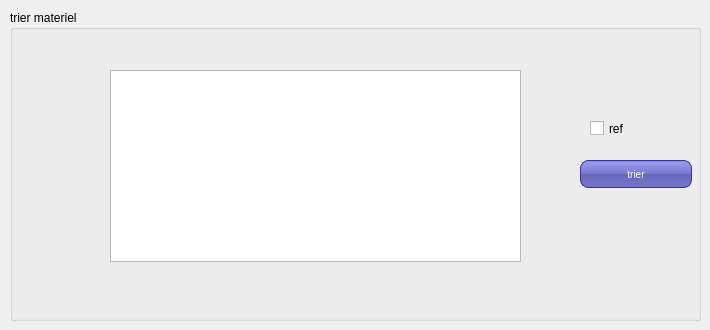
      <widget class="QWidget" name="tab_14">
       <attribute name="title">
        <string>trier materiel</string>
       </attribute>
       <widget class="QGroupBox" name="groupBox_12">
        <property name="geometry">
         <rect>
          <x>10</x>
          <y>10</y>
          <width>691</width>
          <height>311</height>
         </rect>
        </property>
        <property name="title">
         <string>trier materiel</string>
        </property>
        <widget class="QTableView" name="tabmatrieltrier">
         <property name="geometry">
          <rect>
           <x>100</x>
           <y>60</y>
           <width>411</width>
           <height>192</height>
          </rect>
         </property>
        </widget>
        <widget class="QPushButton" name="pushButton_10">
         <property name="geometry">
          <rect>
           <x>570</x>
           <y>150</y>
           <width>112</width>
           <height>28</height>
          </rect>
         </property>
         <property name="styleSheet">
          <string notr="true">QPushButton {
color: white;
background-color: QLinearGradient( x1: 0, y1: 0, x2: 0, y2: 1, stop: 0 #88d, stop: 0.1 #99e, stop: 0.49 #77c, stop: 0.5 #66b, stop: 1 #77c);
border-width: 1px;
border-color: #339;
border-style: solid;
border-radius: 8;
padding: 3px;
font-size: 10px;
padding-left: 5px;
padding-right: 5px;
min-width: 100px;
max-width: 100px;
min-height: 20px;
max-height: 20px;
}</string>
         </property>
         <property name="text">
          <string>trier</string>
         </property>
        </widget>
        <widget class="QCheckBox" name="ref">
         <property name="geometry">
          <rect>
           <x>580</x>
           <y>110</y>
           <width>70</width>
           <height>17</height>
          </rect>
         </property>
         <property name="text">
          <string>ref</string>
         </property>
        </widget>
       </widget>
      </widget>
